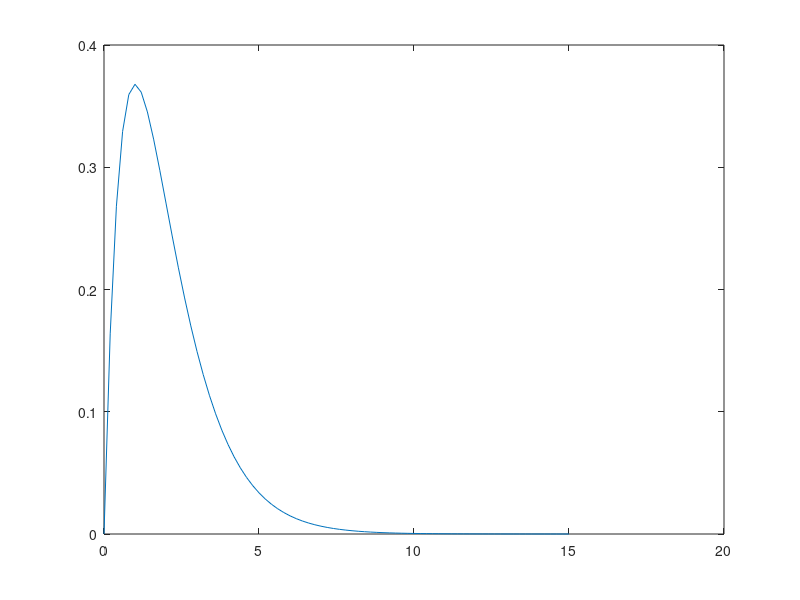

Write the MATLAB code that produced this figure.
% chi-square example with parameter k = 1,2,3,4
x = 0:0.2:15;
y = chi2pdf(x,4);
plot(x,y)
hold on
y = chi2pdf(x,3);
plot(x,y)
y = chi2pdf(x,2);
plot(x,y)
y = chi2pdf(x,1);
plot(x,y)
hold off

x = 0:0.2:15;
y = gampdf(x,2,1);
plot(x,y)